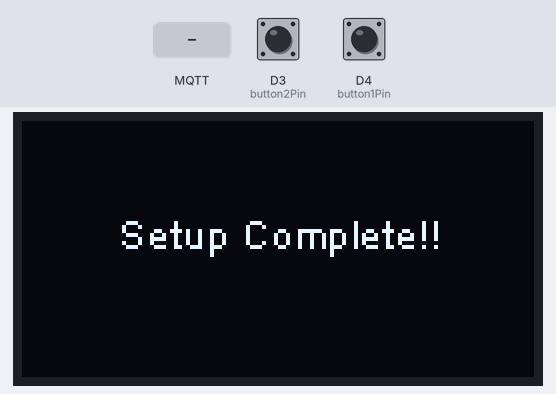
Bench run of a sketch on a simulated ESP8266 (NodeMCU). Parts: 128×64 one-colour display. The test bench sets the inputs (shaded band); at power-on: D3 (button2Pin) HIGH, D4 (button1Pin) HIGH. WiFi joins after 1.5 s; servers stay silent unless stated; no MQTT or app messages arrive unless stated; what the sketch prints to the serial monitor is not drawn.

Above: at 1.6 s.
3.3 s: MQTT message "2" arrives on the second subscribed topic
At 4.1 s:
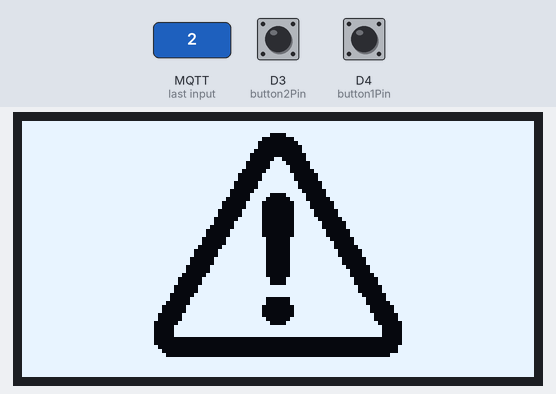
6.3 s: MQTT message "on" arrives on the first subscribed topic
At 7.1 s:
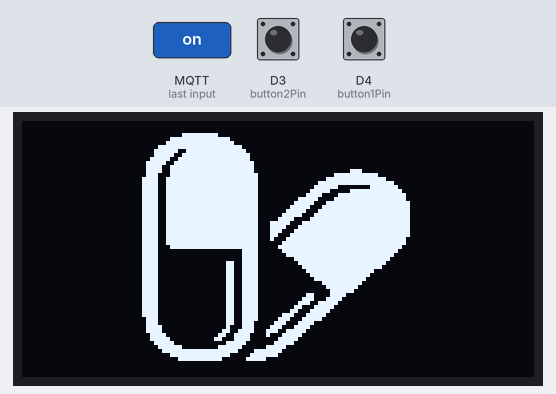
9.3 s: MQTT message "1" arrives on the second subscribed topic
At 9.9 s:
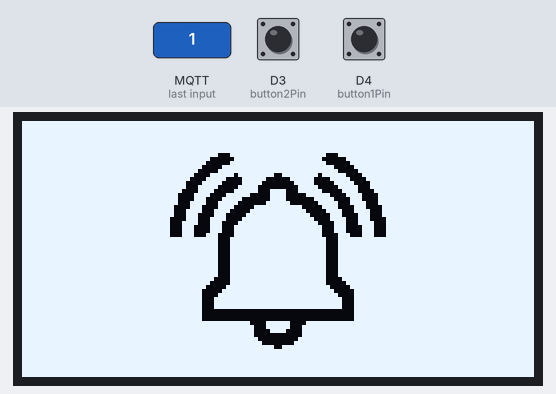
12.3 s: MQTT message "on" arrives on the second subscribed topic
At 13.1 s:
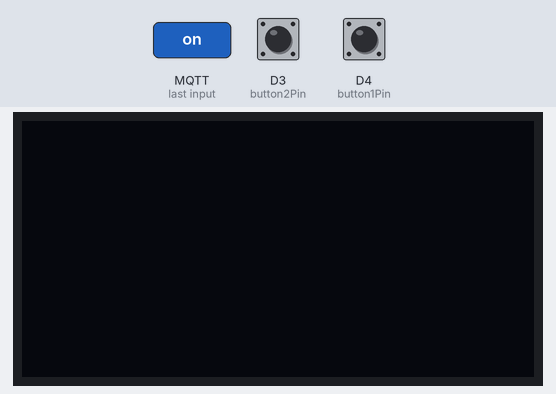
15.3 s: MQTT message "off" arrives on the first subscribed topic
At 15.7 s:
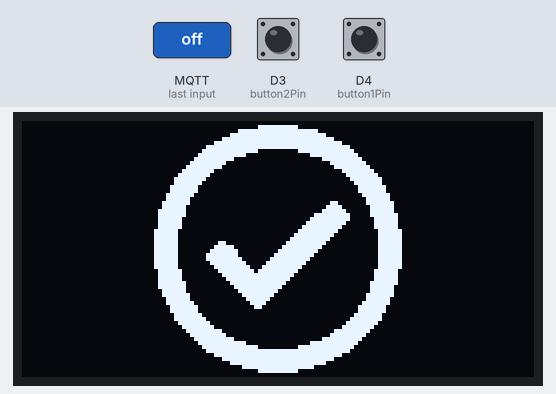
18.3 s: MQTT message "ON" arrives on the third subscribed topic
At 19.1 s:
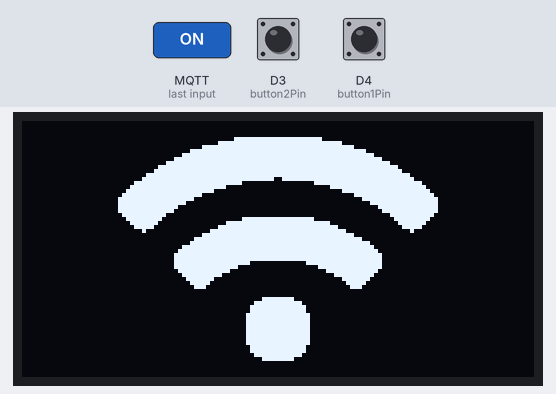
Timing chart, 0 to 21.3 s (numbered marks = the images above; inputs shaded):
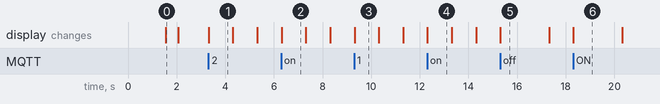

The sketch:

medTrackerDisplay_esp8266.ino
```cpp
#include <EasyButton.h>
#include <ESP8266WiFi.h>
#include <PubSubClient.h>
#include <DNSServer.h>
#include <ESP8266WebServer.h>
#include <WiFiManager.h>
#include "SSD1306Wire.h"
#include "images.h"

SSD1306Wire display(0x3c, D2, D1);
int button1Pin = D4;
int button2Pin = D3;
EasyButton button1(button1Pin);
EasyButton button2(button2Pin);

// Update these with values suitable for your network.
const char* mqtt_server = "192.168.1.10";
const char* clientId = "medtracker-esp8266-kitchen";
const char* drugTimeTopic = "medtracker/drugtime";
const char* medsNotTakenTopic = "medtracker/medsnottaken";
const char* medsTakenTopic = "medtracker/medstaken";
const char* accessPointName = "ESP8266-WiFi-Setup";
const char* toggleInternetTopic = "kidtime/internet";
const char* kidsInternetStatusTopic = "kidtime/internet/status";

bool bFlashDisplay = false;
bool bIsDisplayInverted = false;
unsigned long startMillis;
unsigned long currentMillis;
const unsigned long flashDisplayDelay = 1000;

WiFiClient espClient;
PubSubClient client(espClient);

void callback(String topic, byte* payload, unsigned int length) {
  String message;
  for (int i = 0; i < length; i++) {
    message += (char)payload[i];
  }

  if(topic == drugTimeTopic){
      if(message == "on"){
        //displayText("DrugTime ON");
        displayDrugTimeImage();
      }else if(message == "off"){
        displayDrugsTakenImage();
        delay(2000);
        clearDisplay();
      }
  }else if(topic == medsNotTakenTopic){
      displayMedsNotTakenImage(message);
  }else if(topic == kidsInternetStatusTopic){
      if(message == "ON"){
        displayWIFIOnImage();
        delay(2000);
        clearDisplay();
      }else if(message == "OFF"){
        displayWIFIOffImage();
        delay(2000);
        clearDisplay();
      }
  }
}

void displayText(String text) {
  display.clear();
  display.setTextAlignment(TEXT_ALIGN_CENTER);
  display.drawString(64, 22, text);
  display.display();
}

void displayWIFIOnImage() {
  display.clear();
  display.drawXbm(0, 0, wifiOn_icon_width, wifiOn_icon_height, wifiOn_icon_bits);
  display.display();
}

void displayWIFIOffImage() {
  display.clear();
  display.drawXbm(0, 0, wifiOff_icon_width, wifiOff_icon_height, wifiOff_icon_bits);
  display.display();
}

void displayDrugTimeImage() {
  display.clear();
  display.drawXbm(0, 0, pill_small_icon_width, pill_small_icon_height, pill_small_icon_bits);
  display.display();
}

void displayDrugsTakenImage() {
  bFlashDisplay = false;
  display.normalDisplay();
  display.clear();
  display.drawXbm(0, 0, check_circle_width, check_circle_height, check_circle_bits);
  display.display();
}

void displayMedsNotTakenImage(String priority) {
  display.clear();
  if(priority == "1"){
    display.drawXbm(0, 0, alarm_icon_width, alarm_icon_height, alarm_icon_bits);
  }else if(priority == "2"){
    bFlashDisplay = true;
    display.drawXbm(0, 0, alert_icon_width, alert_icon_height, alert_icon_bits);
  }else if(priority == "3"){
    bFlashDisplay = true;
    display.drawXbm(0, 0, alert_icon_width, alert_icon_height, alert_icon_bits);
  }
  display.display();
}

void flashDisplay(){
  currentMillis = millis();
  if(bFlashDisplay){
    if ((currentMillis - startMillis) >= flashDisplayDelay && bIsDisplayInverted == false)
    {
      startMillis = currentMillis;
      display.invertDisplay();
      bIsDisplayInverted = true;
    }else if ((currentMillis - startMillis) >= flashDisplayDelay)
    {
      startMillis = currentMillis;
      display.normalDisplay();
      bIsDisplayInverted = false;
    }
  }
}

void clearDisplay() {
  bFlashDisplay = false;
  display.normalDisplay();
  display.clear();
  display.display();
}

void handleButton1Press() {
  client.publish(medsTakenTopic, clientId);
}

void handleButton2Press() {
  client.publish(toggleInternetTopic, "TOGGLE");
}

void reconnect() {
  // Loop until we're reconnected
  Serial.println("Reconnecting...");
  while (!client.connected()) {
    // Attempt to connect
    if (client.connect(clientId)) {
      // ... and resubscribe
      client.subscribe(drugTimeTopic);
      client.subscribe(medsNotTakenTopic);
      client.subscribe(kidsInternetStatusTopic);
    } else {
      // Wait 5 seconds before retrying
      delay(5000);
    }
  }
}

void setup() {
  Serial.begin(115200);
  // Initialising the UI will init the display too.
  display.init();
  display.setFont(ArialMT_Plain_10);
  display.flipScreenVertically();

  displayText("Setting up WiFi...");
  WiFiManager wifiManager;
  wifiManager.autoConnect(accessPointName);

  displayText("Setting up MQTT...");
  client.setServer(mqtt_server, 1883);
  client.setCallback(callback);
  displayText("Setup Complete!!");
  delay(500);
  clearDisplay();

  button1.onPressed(handleButton1Press);
  button2.onPressed(handleButton2Press);
}

void loop() {
  if (!client.connected()) {
    reconnect();
  }

  button1.read();
  button2.read();

  flashDisplay();

  client.loop();
}
```

Source omitted: images.h (data table, 39067 bytes)

Measured:
- after the input at 3.3 s, the display: first changes at once (image 1 shows a later state)
- after the input at 6.3 s, the display: first changes at once (image 2 shows a later state)
- after the input at 9.3 s, the display: first changes at once (image 3 shows a later state)
- after the input at 12.3 s, the display: first changes at once (image 4 shows a later state)
- after the input at 15.3 s, the display: changes at once (image 5)
- after the input at 18.3 s, the display: changes at once (image 6)
- what the display in image 0 shows lasts 0.5 s, from 1.6 s to 2.1 s
